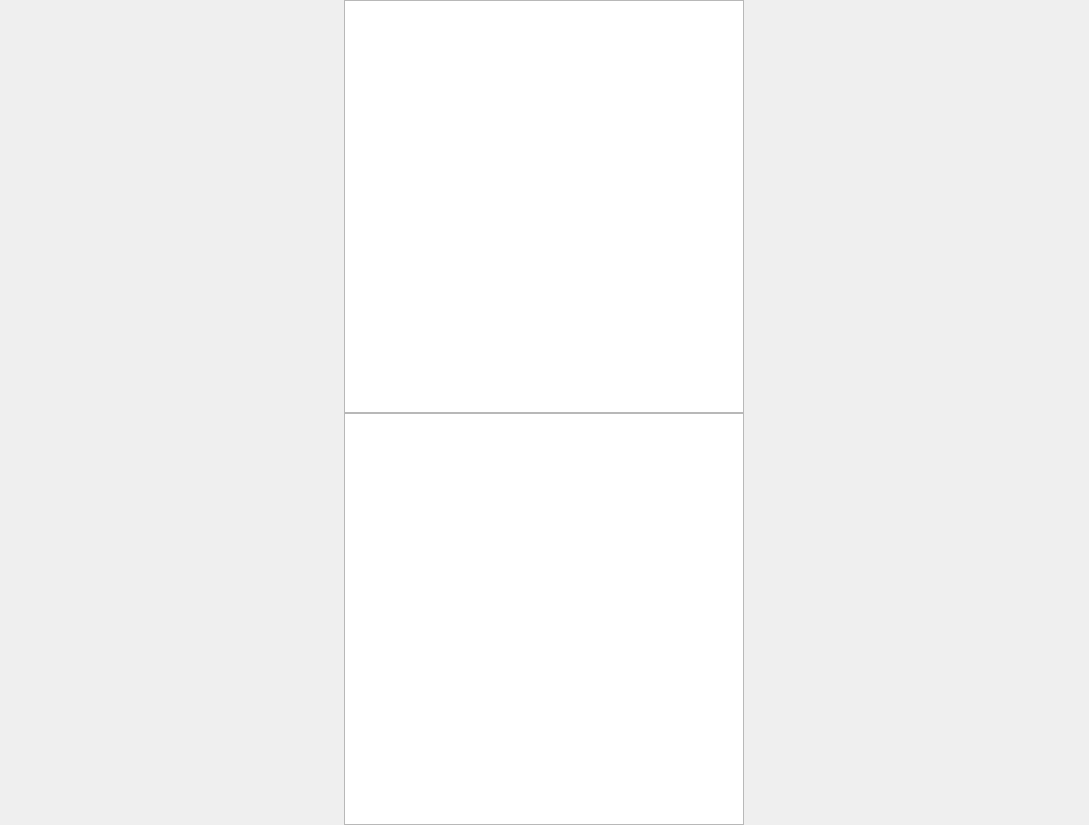
<?xml version="1.0" encoding="UTF-8"?>
<ui version="4.0">
 <class>EntityViewerWidget</class>
 <widget class="QWidget" name="EntityViewerWidget">
  <property name="geometry">
   <rect>
    <x>0</x>
    <y>0</y>
    <width>1089</width>
    <height>825</height>
   </rect>
  </property>
  <property name="sizePolicy">
   <sizepolicy hsizetype="Expanding" vsizetype="Expanding">
    <horstretch>0</horstretch>
    <verstretch>0</verstretch>
   </sizepolicy>
  </property>
  <property name="windowTitle">
   <string>Form</string>
  </property>
  <layout class="QHBoxLayout" name="horizontalLayout">
   <property name="spacing">
    <number>0</number>
   </property>
   <property name="leftMargin">
    <number>0</number>
   </property>
   <property name="topMargin">
    <number>0</number>
   </property>
   <property name="rightMargin">
    <number>0</number>
   </property>
   <property name="bottomMargin">
    <number>0</number>
   </property>
   <item>
    <layout class="QVBoxLayout" name="verticalLayout_2">
     <property name="sizeConstraint">
      <enum>QLayout::SetMinimumSize</enum>
     </property>
     <item>
      <widget class="QTreeView" name="entityTreeView">
       <property name="minimumSize">
        <size>
         <width>400</width>
         <height>0</height>
        </size>
       </property>
       <property name="maximumSize">
        <size>
         <width>400</width>
         <height>16777215</height>
        </size>
       </property>
      </widget>
     </item>
     <item>
      <widget class="QTableView" name="attributeTableView">
       <property name="minimumSize">
        <size>
         <width>400</width>
         <height>0</height>
        </size>
       </property>
       <property name="maximumSize">
        <size>
         <width>400</width>
         <height>16777215</height>
        </size>
       </property>
      </widget>
     </item>
    </layout>
   </item>
  </layout>
 </widget>
 <resources/>
 <connections/>
</ui>
